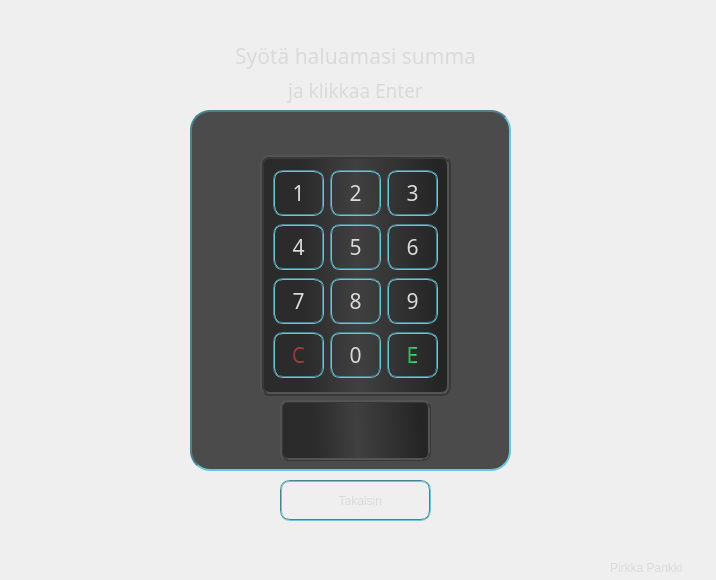
<?xml version="1.0" encoding="UTF-8"?>
<ui version="4.0">
 <class>OtherAmount</class>
 <widget class="QDialog" name="OtherAmount">
  <property name="geometry">
   <rect>
    <x>0</x>
    <y>0</y>
    <width>716</width>
    <height>580</height>
   </rect>
  </property>
  <property name="windowTitle">
   <string>Dialog</string>
  </property>
  <property name="layoutDirection">
   <enum>Qt::LeftToRight</enum>
  </property>
  <property name="styleSheet">
   <string notr="true">QDialog {
		background-color: qlineargradient(spread:pad, x1:0, y1:0, x2:1, y2:1, stop:0 rgba(51, 51, 51, 255), stop:				0.525822 rgba(95, 95, 95, 255), stop:1 rgba(58, 58, 58, 255));
}

QFrame#PinFrame{
	background-color: qlineargradient(spread:pad, x1:0, y1:0.431818, x2:1, y2:0.409364, stop:0.217877 rgba(43, 43, 43, 255), stop:0.50838 rgba(64, 64, 64, 255), stop:0.938547 rgba(37, 37, 37, 255));
border: 4px ridge #383838; 
border-radius: 10px;
}

QFrame#frame {
	background-color: rgb(75, 75, 75);	
	border: 2px inset #4a8390;
	border-radius: 20px;
}

QLabel {
	background: transparent;
	border: none;
}

QPushButton {
	font: 290 16pt &quot;Microsoft YaHei Light&quot;;	
	color: #dadada;
	background-color: qlineargradient(spread:pad, x1:0, y1:0.431818, x2:1, y2:0.409364, stop:0.217877 			rgba(43, 	43, 43, 255), stop:0.50838 rgba(64, 64, 64, 255), stop:0.938547 rgba(37, 37, 37, 255));
	border: 2px groove #4a8390;
	border-radius: 10px;
	padding: 6px;
}

QPushButton:hover {
	background-color: qlineargradient(spread:reflect, x1:0, y1:0, x2:0.488, y2:0, stop:0 rgba(37, 37, 37, 255), 	stop:1 rgba(104, 104, 104, 255));
}

QPushButton:pressed {
	background-color: qlineargradient(spread:reflect, x1:0, y1:0, x2:0.488, y2:0, stop:0 rgba(22, 22, 22, 255), stop:1 rgba(64, 64, 64, 255));
}

QPushButton#BCancel_2 {
	color: qlineargradient(spread:reflect, x1:0, y1:0, x2:0.55, y2:0, stop:0 rgba(145, 45, 47, 255), stop:1 rgba(163, 68, 74, 255));	
}

QPushButton#BEnter_2{
	color: qlineargradient(spread:pad, x1:0, y1:0.391545, x2:1, y2:0.392, stop:0.223464 rgba(51, 182, 97, 255), stop:1 rgba(53, 251, 122, 255));
}

QLabel {		
 color: #dadada;
	font: 290 16pt &quot;Microsoft YaHei Light&quot;;

}
QLabel#label_2 {	
	
 color: #dadada;
	font: 290 14pt &quot;Microsoft YaHei Light&quot;;
}

QLabel#pirkkal {	
	color: #dadada;
	font: 350 10pt &quot;Leelawadee UI Semilight&quot;;
	qproperty-geometry:rect(610 550 101 35);
}

QLineEdit {	
font: 290 16pt &quot;Microsoft YaHei Light&quot;;
	color: #dadada;
	border: 3px ridge #383838;
	background-color: qlineargradient(spread:pad, x1:0, y1:0.431818, x2:1, y2:0.409364, stop:0.217877 rgba(43, 43, 43, 255), stop:0.50838 rgba(64, 64, 64, 255), stop:0.938547 rgba(37, 37, 37, 255));
	border-radius:8px;

}
QPushButton#euroicon {
background: transparent;
	border: none;

}


</string>
  </property>
  <widget class="QFrame" name="PinFrame">
   <property name="geometry">
    <rect>
     <x>260</x>
     <y>155</y>
     <width>191</width>
     <height>241</height>
    </rect>
   </property>
   <property name="frameShape">
    <enum>QFrame::StyledPanel</enum>
   </property>
   <property name="frameShadow">
    <enum>QFrame::Raised</enum>
   </property>
   <layout class="QGridLayout" name="gridLayout_2">
    <item row="0" column="1">
     <widget class="QPushButton" name="A2">
      <property name="font">
       <font>
        <family>Microsoft YaHei Light</family>
        <pointsize>16</pointsize>
        <italic>false</italic>
        <bold>false</bold>
       </font>
      </property>
      <property name="text">
       <string>2</string>
      </property>
     </widget>
    </item>
    <item row="2" column="1">
     <widget class="QPushButton" name="A8">
      <property name="font">
       <font>
        <family>Microsoft YaHei Light</family>
        <pointsize>16</pointsize>
        <italic>false</italic>
        <bold>false</bold>
       </font>
      </property>
      <property name="text">
       <string>8</string>
      </property>
     </widget>
    </item>
    <item row="2" column="2">
     <widget class="QPushButton" name="A9">
      <property name="font">
       <font>
        <family>Microsoft YaHei Light</family>
        <pointsize>16</pointsize>
        <italic>false</italic>
        <bold>false</bold>
       </font>
      </property>
      <property name="text">
       <string>9</string>
      </property>
     </widget>
    </item>
    <item row="1" column="0">
     <widget class="QPushButton" name="A4">
      <property name="font">
       <font>
        <family>Microsoft YaHei Light</family>
        <pointsize>16</pointsize>
        <italic>false</italic>
        <bold>false</bold>
       </font>
      </property>
      <property name="text">
       <string>4</string>
      </property>
     </widget>
    </item>
    <item row="2" column="0">
     <widget class="QPushButton" name="A7">
      <property name="font">
       <font>
        <family>Microsoft YaHei Light</family>
        <pointsize>16</pointsize>
        <italic>false</italic>
        <bold>false</bold>
       </font>
      </property>
      <property name="text">
       <string>7</string>
      </property>
     </widget>
    </item>
    <item row="1" column="1">
     <widget class="QPushButton" name="A5">
      <property name="font">
       <font>
        <family>Microsoft YaHei Light</family>
        <pointsize>16</pointsize>
        <italic>false</italic>
        <bold>false</bold>
       </font>
      </property>
      <property name="text">
       <string>5</string>
      </property>
     </widget>
    </item>
    <item row="3" column="1">
     <widget class="QPushButton" name="A0">
      <property name="font">
       <font>
        <family>Microsoft YaHei Light</family>
        <pointsize>16</pointsize>
        <italic>false</italic>
        <bold>false</bold>
       </font>
      </property>
      <property name="text">
       <string>0</string>
      </property>
     </widget>
    </item>
    <item row="0" column="2">
     <widget class="QPushButton" name="A3">
      <property name="font">
       <font>
        <family>Microsoft YaHei Light</family>
        <pointsize>16</pointsize>
        <italic>false</italic>
        <bold>false</bold>
       </font>
      </property>
      <property name="text">
       <string>3</string>
      </property>
     </widget>
    </item>
    <item row="0" column="0">
     <widget class="QPushButton" name="A1">
      <property name="font">
       <font>
        <family>Microsoft YaHei Light</family>
        <pointsize>16</pointsize>
        <italic>false</italic>
        <bold>false</bold>
       </font>
      </property>
      <property name="text">
       <string>1</string>
      </property>
     </widget>
    </item>
    <item row="3" column="0">
     <widget class="QPushButton" name="BCancel_2">
      <property name="font">
       <font>
        <family>Microsoft YaHei Light</family>
        <pointsize>16</pointsize>
        <italic>false</italic>
        <bold>false</bold>
       </font>
      </property>
      <property name="text">
       <string>C</string>
      </property>
     </widget>
    </item>
    <item row="1" column="2">
     <widget class="QPushButton" name="A6">
      <property name="font">
       <font>
        <family>Microsoft YaHei Light</family>
        <pointsize>16</pointsize>
        <italic>false</italic>
        <bold>false</bold>
       </font>
      </property>
      <property name="text">
       <string>6</string>
      </property>
     </widget>
    </item>
    <item row="3" column="2">
     <widget class="QPushButton" name="BEnter_2">
      <property name="font">
       <font>
        <family>Microsoft YaHei Light</family>
        <pointsize>16</pointsize>
        <italic>false</italic>
        <bold>false</bold>
       </font>
      </property>
      <property name="text">
       <string>E</string>
      </property>
     </widget>
    </item>
   </layout>
  </widget>
  <widget class="QLabel" name="label_1">
   <property name="geometry">
    <rect>
     <x>70</x>
     <y>40</y>
     <width>571</width>
     <height>31</height>
    </rect>
   </property>
   <property name="font">
    <font>
     <family>Microsoft YaHei Light</family>
     <pointsize>16</pointsize>
     <italic>false</italic>
     <bold>false</bold>
    </font>
   </property>
   <property name="text">
    <string>Syötä haluamasi summa</string>
   </property>
   <property name="alignment">
    <set>Qt::AlignCenter</set>
   </property>
  </widget>
  <widget class="QLabel" name="label_2">
   <property name="geometry">
    <rect>
     <x>110</x>
     <y>70</y>
     <width>491</width>
     <height>41</height>
    </rect>
   </property>
   <property name="font">
    <font>
     <family>Microsoft YaHei Light</family>
     <pointsize>14</pointsize>
     <italic>false</italic>
     <bold>false</bold>
    </font>
   </property>
   <property name="text">
    <string>ja klikkaa Enter</string>
   </property>
   <property name="alignment">
    <set>Qt::AlignCenter</set>
   </property>
  </widget>
  <widget class="QFrame" name="frame">
   <property name="geometry">
    <rect>
     <x>190</x>
     <y>110</y>
     <width>321</width>
     <height>361</height>
    </rect>
   </property>
   <property name="frameShape">
    <enum>QFrame::StyledPanel</enum>
   </property>
   <property name="frameShadow">
    <enum>QFrame::Raised</enum>
   </property>
   <widget class="QLineEdit" name="haluttusumma">
    <property name="geometry">
     <rect>
      <x>90</x>
      <y>290</y>
      <width>151</width>
      <height>61</height>
     </rect>
    </property>
    <property name="font">
     <font>
      <family>Microsoft YaHei Light</family>
      <pointsize>16</pointsize>
      <italic>false</italic>
      <bold>false</bold>
     </font>
    </property>
    <property name="cursor">
     <cursorShape>IBeamCursor</cursorShape>
    </property>
    <property name="focusPolicy">
     <enum>Qt::NoFocus</enum>
    </property>
    <property name="layoutDirection">
     <enum>Qt::RightToLeft</enum>
    </property>
    <property name="text">
     <string/>
    </property>
    <property name="frame">
     <bool>false</bool>
    </property>
    <property name="echoMode">
     <enum>QLineEdit::Normal</enum>
    </property>
    <property name="alignment">
     <set>Qt::AlignCenter</set>
    </property>
    <property name="dragEnabled">
     <bool>false</bool>
    </property>
   </widget>
   <widget class="QPushButton" name="euroicon">
    <property name="geometry">
     <rect>
      <x>190</x>
      <y>290</y>
      <width>51</width>
      <height>61</height>
     </rect>
    </property>
    <property name="text">
     <string/>
    </property>
    <property name="icon">
     <iconset resource="gifsANDicons.qrc">
      <normaloff>:/icons/icons/euro.png</normaloff>:/icons/icons/euro.png</iconset>
    </property>
    <property name="iconSize">
     <size>
      <width>40</width>
      <height>40</height>
     </size>
    </property>
   </widget>
  </widget>
  <widget class="QLabel" name="pirkkal">
   <property name="geometry">
    <rect>
     <x>610</x>
     <y>550</y>
     <width>101</width>
     <height>35</height>
    </rect>
   </property>
   <property name="text">
    <string>Pirkka Pankki</string>
   </property>
  </widget>
  <widget class="QPushButton" name="pushButton">
   <property name="geometry">
    <rect>
     <x>280</x>
     <y>480</y>
     <width>151</width>
     <height>41</height>
    </rect>
   </property>
   <property name="text">
    <string>   Takaisin</string>
   </property>
   <property name="icon">
    <iconset resource="gifsANDicons.qrc">
     <normaloff>:/icons/icons/left.png</normaloff>:/icons/icons/left.png</iconset>
   </property>
   <property name="iconSize">
    <size>
     <width>30</width>
     <height>30</height>
    </size>
   </property>
  </widget>
  <zorder>frame</zorder>
  <zorder>PinFrame</zorder>
  <zorder>label_1</zorder>
  <zorder>label_2</zorder>
  <zorder>pirkkal</zorder>
  <zorder>pushButton</zorder>
 </widget>
 <resources>
  <include location="gifsANDicons.qrc"/>
 </resources>
 <connections/>
</ui>
